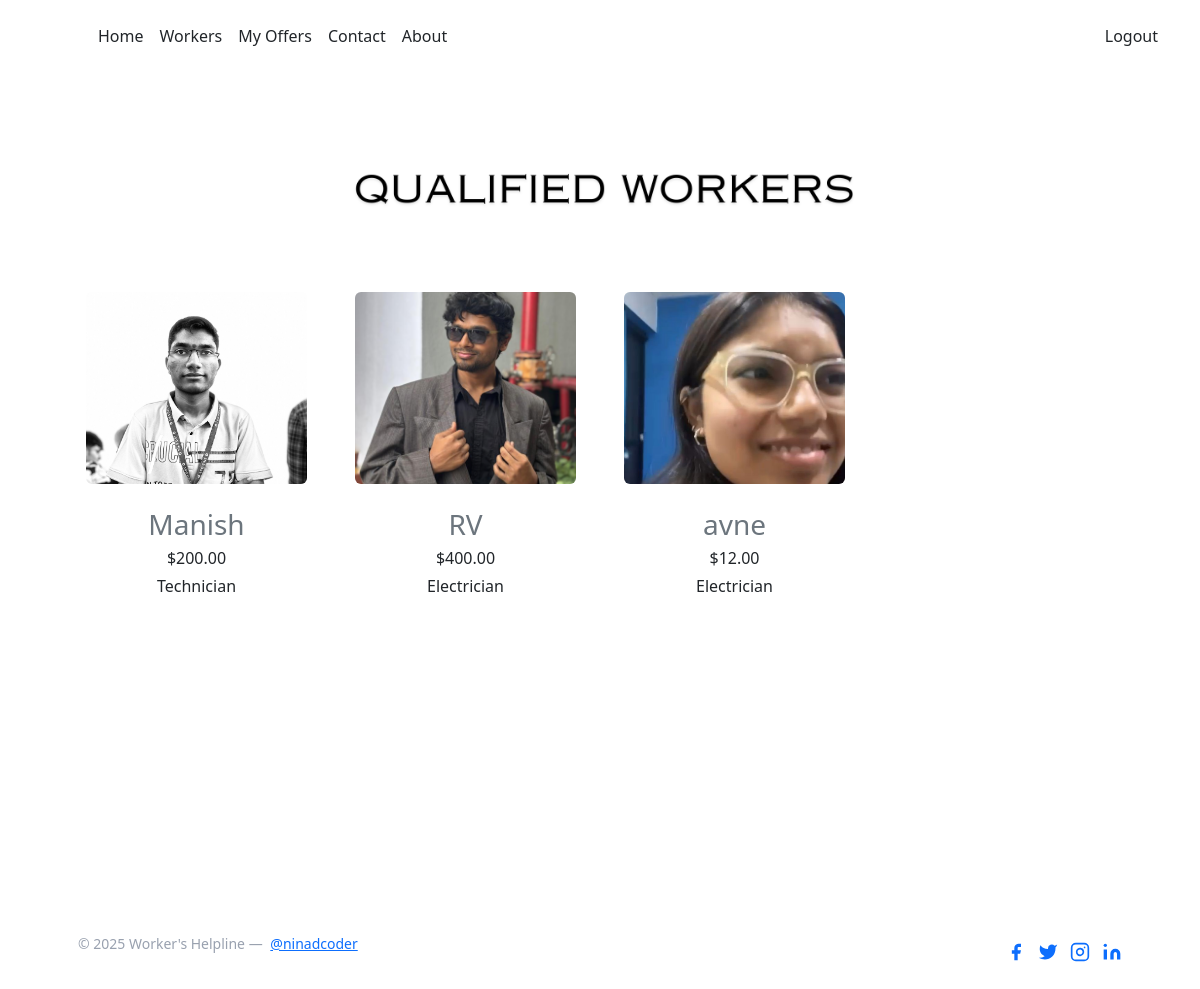
Page /workers/skilled/ (signed in) on the committed database.
### users/models.py (models this page shows, shortened)
class Profile(models.Model):
    ROLE_CHOICES = [
        ('worker', 'Worker'),
        ('hirer', 'Hirer'),
    ]
    WORKER_TYPE_CHOICES = [
        ('qualified', 'Skilled Worker'),
        ('general', 'Unskilled Worker'),
    ]
    user = models.OneToOneField(User, on_delete=models.CASCADE)
    image = models.ImageField(default='default.jpg', upload_to='profile_pics')
    role = models.CharField(max_length=10, choices=ROLE_CHOICES, default='hirer')
    worker_type = models.CharField(max_length=20, choices=WORKER_TYPE_CHOICES, blank=True, null=True)
    job_profession = models.CharField(max_length=255, blank=True, null=True)
    age = models.PositiveIntegerField(blank=True, null=True)
    address = models.CharField(max_length=255, blank=True, null=True)
    wage = models.DecimalField(max_digits=10, decimal_places=2, blank=True, null=True)
    police_verified = models.BooleanField(default=False)

### workers_board/views.py (the view)
# urls.py: path('skilled/', skilled, name='skilled'),
@login_required
def skilled(request):
    skilled_workers = Profile.objects.filter(role='worker', worker_type='qualified')
    return render(request, 'skilled.html', {'workers': skilled_workers})

### templates/skilled.html (shortened to what this page needs)
{% extends "base.html" %}
{% block body %}
<section class="text-gray-400 body-font">
  <div class="container px-5 py-24 mx-auto">
    <div class="flex flex-wrap -m-4">
      <div class="flex flex-col text-center w-full mb-12">
        <img
          src="/static/uw1.png"
          alt="Description"
          class="mx-auto w-full md:w-1/2 h-auto rounded"
        >
      </div>
    </div>
    <div class="flex flex-wrap -m-4">
      {% for worker in workers %}
      <div class="lg:w-1/4 md:w-1/2 p-4 w-full">
        <a href="{% url 'hire' worker.user.id %}" class="block relative h-48 rounded overflow-hidden">
          {% if worker.image %}
            <img alt="Profile Image" class="object-cover object-center w-full h-full block" src="{{ worker.image.url }}">
          {% else %}
            <img alt="Profile Image" class="object-cover object-center w-full h-full block" src="https://dummyimage.com/420x260">
          {% endif %}
        </a>
        <div class="mt-4">
          <h3 class="text-secondary text-xs mb-1 text-center">{{ worker.user.username }}</h3>
          <p class="text-dark mt-1 mb-1 text-center">${{ worker.wage }}</p>
          <p class="text-dark mt-1 text-center">{{ worker.job_profession }}</p>
        </div>
      </div>
      {% empty %}
      <p class="text-white">No skilled workers found.</p>
      {% endfor %}
    </div>
  </div>
</section>
{% endblock body %}

### rows in the picture
Profile: image (picture), user.username "Manish", wage "200.00", job_profession "Technician"
Profile: image (picture), user.username "RV", wage "400.00", job_profession "Electrician"
Profile: image (picture), user.username "avne", wage "12.00", job_profession "Electrician"
